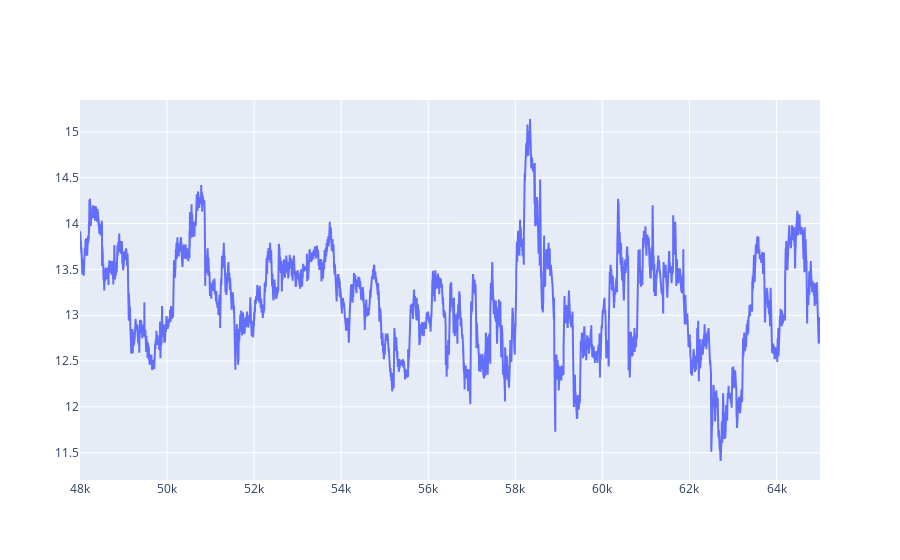

The code cell stored with this chart in its notebook:
### Code cell
trace0 = go.Scatter(x=df.index, y=df.Close)
data = [trace0]
py.iplot(data)

### Figure 1 — Plotly figure (JSON) as saved in the notebook; plotly's stock layout.template omitted (floating-point values rounded to 4 significant figures; data arrays with more than 128 entries replaced by an {"elided": "..."} marker saying what was removed)
{"data": [{"type": "scatter", "x": {"elided": "17000 int values"}, "y": {"elided": "17000 float values"}}], "layout": {"autosize": true, "xaxis": {"autorange": true, "range": [48000, 64999], "type": "linear"}, "yaxis": {"autorange": true, "range": [11.2, 15.35], "type": "linear"}}}
